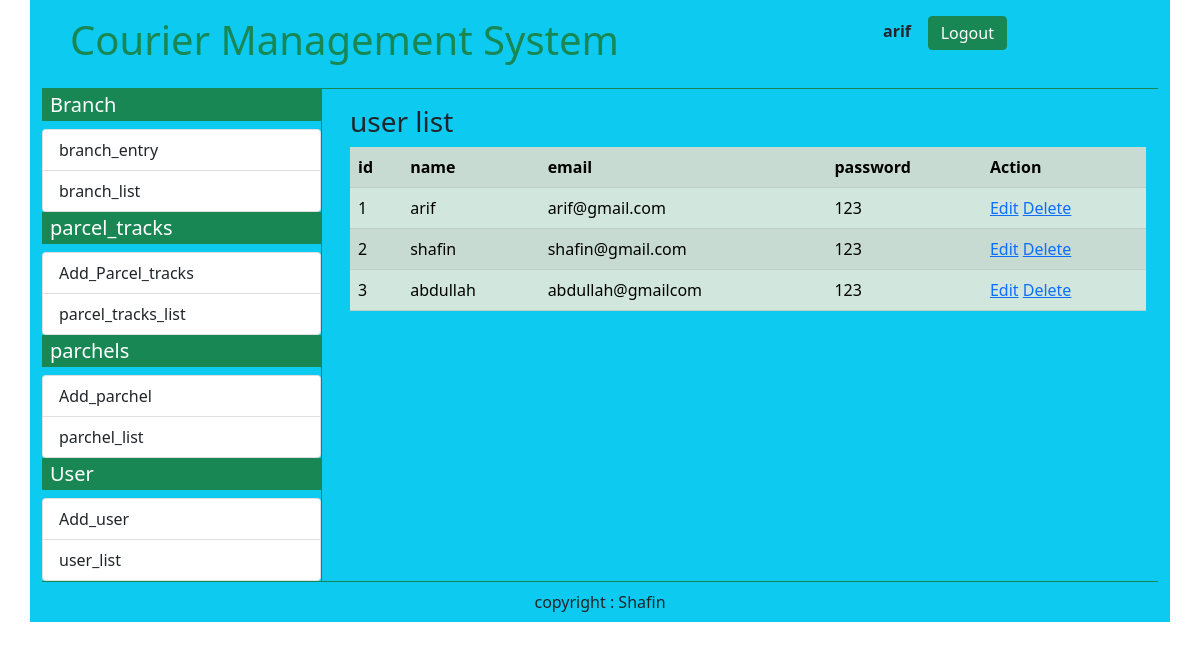
Screenshot of /admin/user_list.php (signed in) with the database file from the repository.
### tables this page shows
CREATE TABLE `user` (
  `id` int(11) NOT NULL,
  `name` varchar(50) NOT NULL,
  `email` varchar(100) NOT NULL,
  `password` varchar(20) NOT NULL
);

### admin/user_list.php (the view, shortened to what this page needs)
<?php
 require_once("dbconfig.php");
	$user_first_name = $_SESSION['name'];
	if(!empty($user_first_name)){
?>
<!DOCTYPE html>
<html lang="en">
<head>
    <link href="https://cdn.jsdelivr.net/npm/bootstrap@5.0.2/dist/css/bootstrap.min.css" rel="stylesheet">
    <link rel="stylesheet" href="https://use.fontawesome.com/releases/v5.15.4/css/all.css"/>
</head>
<body>
    <div class="container bg-info">
        <div class="container-fluid border-bottom border-success">
        <?php include "partial/top_bar.php" ?>
            </div>
            <div class="container-fluid">
                <div class="row">
                    <div class="col-sm-3 .bg-success p-0 m-0">
<?php include "partial/left_bar.php" ?>
                    </div>
                    <div class="col-sm-9 border-start border-success">
                    <div class="container p-2 m-2">
                    <h3>user list</h3>
    <?php
    $sql = "SELECT * FROM  user";
    $data = $db->query($sql); ?>
<table class="table table-success table-striped" >
        <tr>
            <th>id</th>
            <th>name </th>
            <th>email </th>
            <th>password </th>
            <th>Action</th>
        </tr>
        <?php
        while ($row = $data->fetch_assoc()) { ?>
            <tr>
                <td><?php echo $row['id'] ?></td>
                <td><?php echo $row['name'] ?></td>
                <td><?php echo $row['email'] ?></td>
                <td><?php echo $row['password'] ?></td>
               <td>
                <a href="edit_user.php?id=<?php echo $row['id'] ?>">Edit</a>
                    <a onclick="return confirm('Are you sure to delete')" href="user_delete.php?id=<?php echo $row['id'] ?>">Delete</a>
                    </td>
            </tr>
            <?php
        }
        ?>
    </table>
    <br><br>
    </div>
                    </div>
                </div>
            </div>
            <div class="container-fluid border-top border-success">
                <?php include "partial/footer.php" ?>
            </div>
    </div>
</body>
</html>
<?php
}else{
	header('location:login.php');
}
?>

### rows the page displays
user: id "1", name "arif", email "arif@gmail.com", password "123"
user: id "2", name "shafin", email "shafin@gmail.com", password "123"
user: id "3", name "abdullah", email "abdullah@gmailcom", password "123"

### other values shown
$user_first_name "arif"
